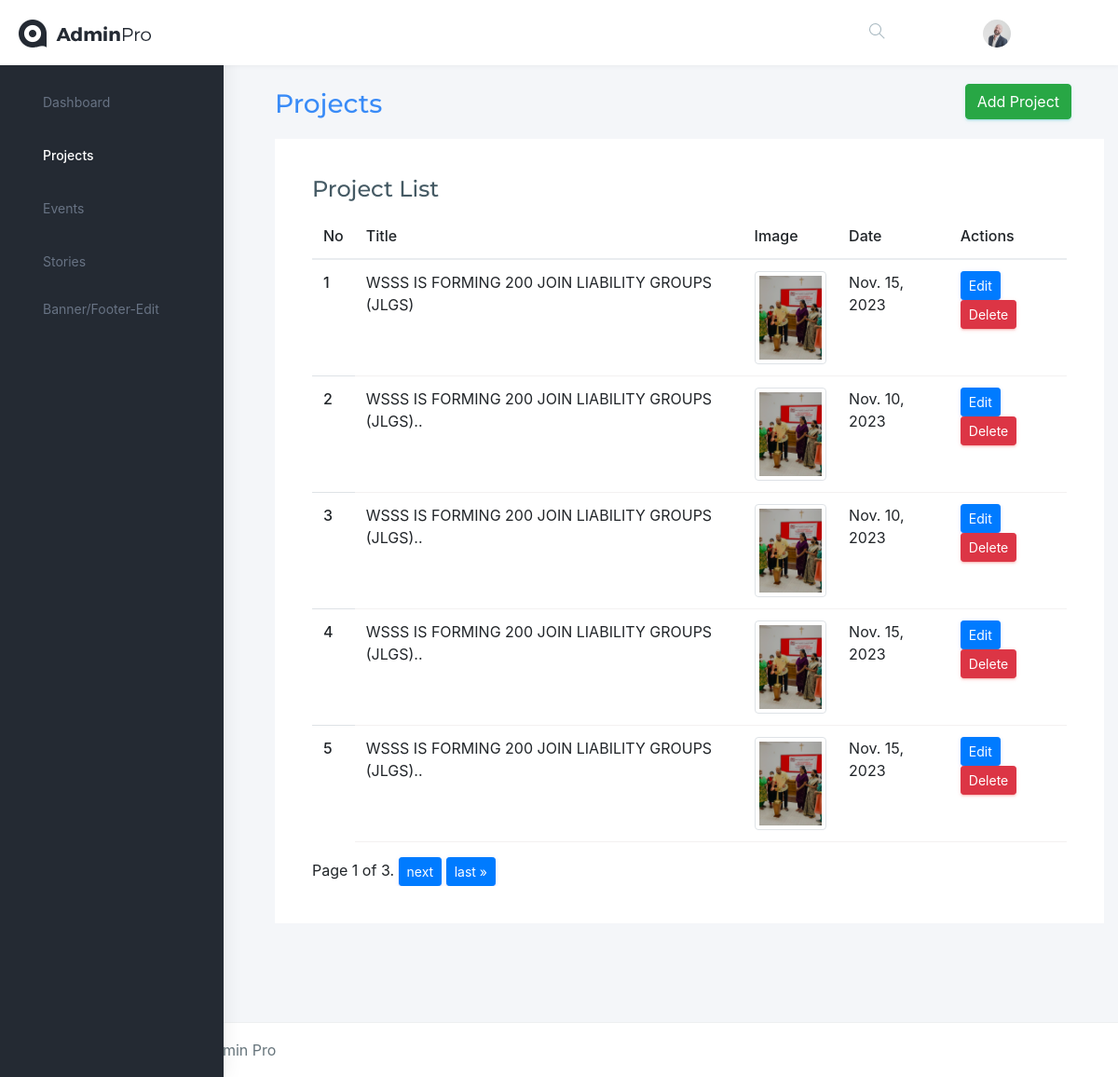
The page /projects/ on the database as committed earlier.
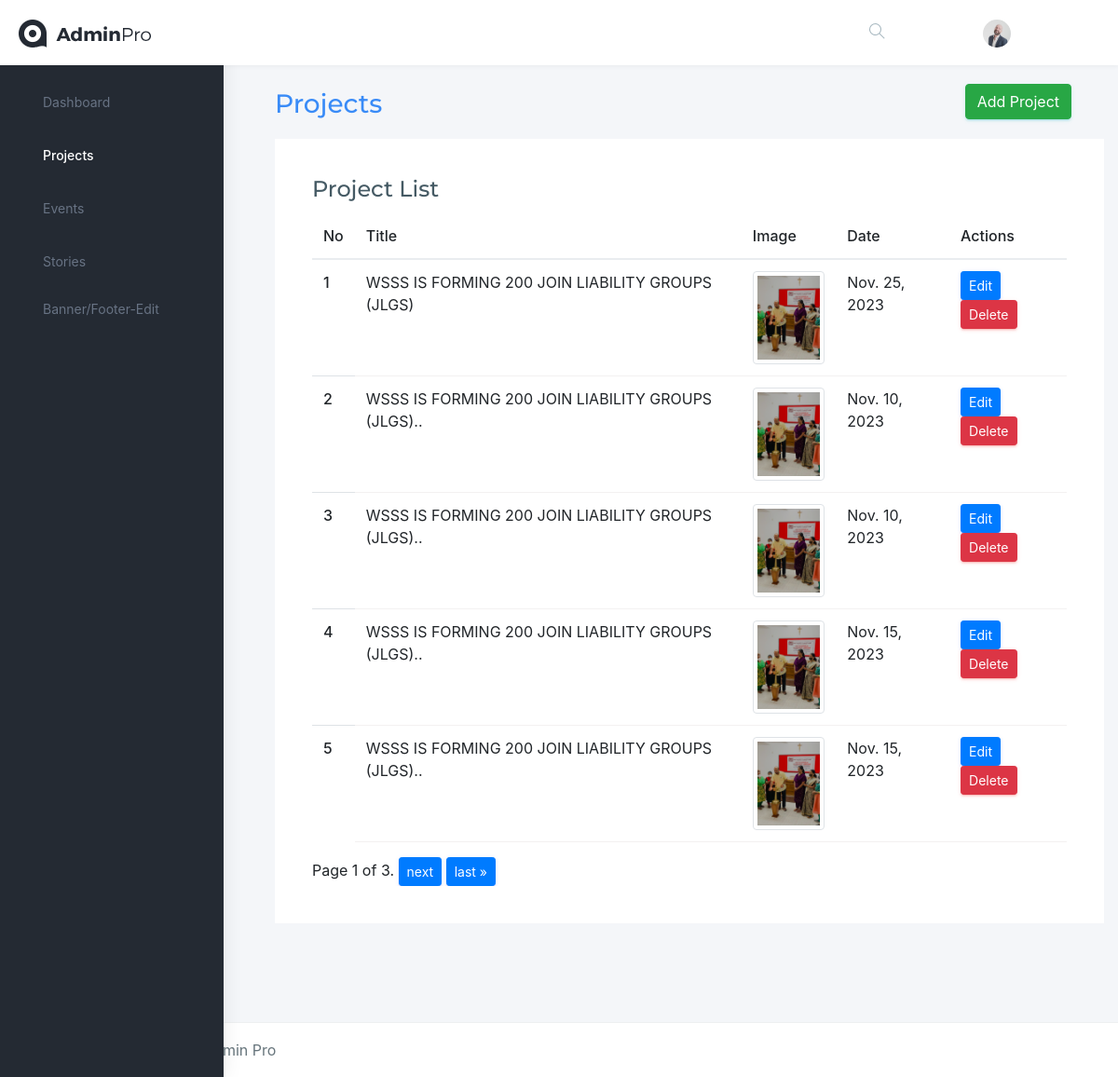
The same page on the database as committed later.
### adminapp/models.py (models this page shows)
class Project(models.Model):
    photo = models.ImageField(upload_to='project_photos/')
    title = models.CharField(max_length=100)
    date = models.DateField()
    created_at = models.DateTimeField(auto_now_add=True)

### adminapp/views.py (the view)
# urls.py: path('projects/', project_list, name='project_list'),
def project_list(request):
    projects = Project.objects.all()
    page = request.GET.get('page', 1)
    paginator = Paginator(projects, 5)
    try:
        projects = paginator.page(page)
    except PageNotAnInteger:
        projects = paginator.page(1)
    except EmptyPage:
        projects = paginator.page(paginator.num_pages)
    return render(request, 'events/project_list.html', {'projects': projects})

### templates/events/project_list.html (shortened to what this page needs)
{% extends 'base.html' %}
{% block content %}
<!DOCTYPE html>
<html lang="en">
<head>
    <link rel="stylesheet" href="https://stackpath.bootstrapcdn.com/bootstrap/4.3.1/css/bootstrap.min.css">
</head>
<body>
    <div class="page-wrapper">
        <div class="container-fluid">
            <div class="row page-titles">
                <div class="col-md-5 align-self-center">
                    <h3 class="text-themecolor">Projects</h3>
                </div>
            </div>
            <a href="{% url 'add_project' %}" class="btn btn-success">Add Project</a>
            <div class="row">
                <div class="col-lg-12">
                    <div class="card">
                        <div class="card-body">
                            <h4 class="card-title">Project List</h4>
                            <div class="table-responsive">
                                <table class="table">
                                    <thead>
                                        <tr>
                                            <th>No</th>
                                            <th>Title</th>
                                            <th>Image</th>
                                            <th>Date</th>
                                            <th>Actions</th>
                                        </tr>
                                    </thead>
                                    <tbody>
                                        {% for project in projects %}
                                            <tr>
                                                <th scope="row">{{ forloop.counter }}</th>
                                                <td>{{ project.title }}</td>
                                                <td>
                                                    {% if project.photo %}
                                                        <img src="{{ project.photo.url }}" alt="{{ project.title }}" class="img-thumbnail" style="max-width: 100px; max-height: 100px;">
                                                    {% else %}
                                                        No image available
                                                    {% endif %}
                                                </td>
                                                <td>{{ project.date }}</td>
                                                <td>
                                                    <a href="{% url 'project_edit' pk=project.pk %}" class="btn btn-primary btn-sm">Edit</a>
                                                    <form method="post" action="{% url 'project_delete' pk=project.pk %}" style="display: inline;">
                                                        <button type="submit" class="btn btn-danger btn-sm">Delete</button>
                                                    </form>
                                                </td>
                                            </tr>
                                        {% endfor %}
                                    </tbody>
                                </table>
                                <div class="pagination">
                                    <span class="step-links">
                                        <span class="current">
                                            Page {{ projects.number }} of {{ projects.paginator.num_pages }}.
                                        </span>
                                        {% if projects.has_next %}
                                            <a href="?page={{ projects.next_page_number }}" class="btn btn-primary btn-sm">next</a>
                                            <a href="?page={{ projects.paginator.num_pages }}" class="btn btn-primary btn-sm">last &raquo;</a>
                                        {% endif %}
                                    </span>
                                </div>
                            </div>
                        </div>
                    </div>
                </div>
            </div>
        </div>
    </div>
</body>
</html>
{% endblock %}

Rows that differ between the two databases and show on the page:
changed Project "WSSS IS FORMING 200 JOIN LIABILITY GROUPS (JLGS)": date "Nov. 15, 2023" → "Nov. 25, 2023"
